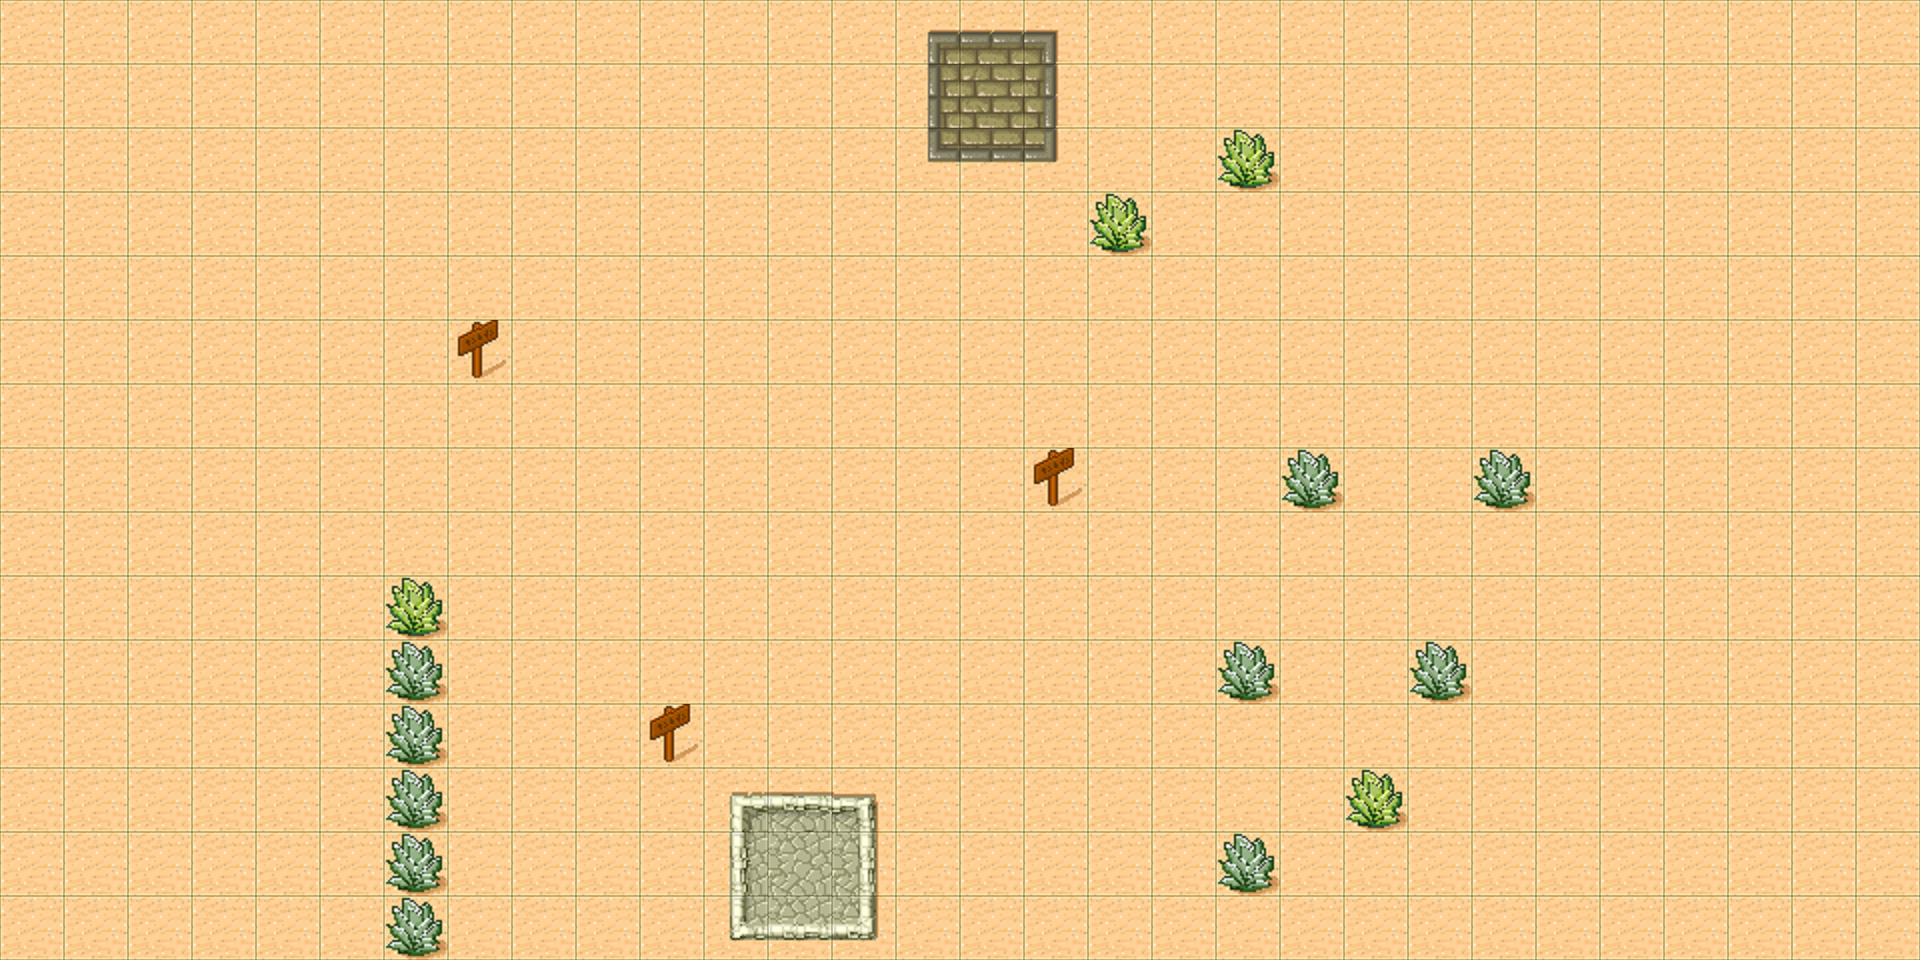

Tiled map render using the project's own tile images. Description and the map definition, with tile-layer contents summarised, below:
An orthogonal 30x15 tile map with 64x64 px tiles, 1 tile layer (ground).

<map version="1.0" orientation="orthogonal" renderorder="right-down" width="30" height="15" tilewidth="64" tileheight="64">
 <tileset firstgid="1" name="tmw_desert_spacing2" tilewidth="64" tileheight="64" spacing="2" margin="2">
  <image source="TileGameResources/tmw_desert_spacing2.png" width="530" height="398" />
  <tile id="0">
   <properties>
    <property name="type" value="ground" />
   </properties>
  </tile>
  <tile id="1">
   <properties>
    <property name="type" value="ground" />
   </properties>
  </tile>
  <tile id="2">
   <properties>
    <property name="type" value="ground" />
   </properties>
  </tile>
  <tile id="8">
   <properties>
    <property name="type" value="ground" />
   </properties>
  </tile>
  <tile id="9">
   <properties>
    <property name="type" value="base1" />
   </properties>
  </tile>
  <tile id="10">
   <properties>
    <property name="type" value="ground" />
   </properties>
  </tile>
  <tile id="16">
   <properties>
    <property name="type" value="ground" />
   </properties>
  </tile>
  <tile id="17">
   <properties>
    <property name="type" value="ground" />
   </properties>
  </tile>
  <tile id="18">
   <properties>
    <property name="type" value="ground" />
   </properties>
  </tile>
  <tile id="24">
   <properties>
    <property name="type" value="ground" />
   </properties>
  </tile>
  <tile id="25">
   <properties>
    <property name="type" value="ground" />
   </properties>
  </tile>
  <tile id="26">
   <properties>
    <property name="type" value="ground" />
   </properties>
  </tile>
  <tile id="29">
   <properties>
    <property name="type" value="ground" />
   </properties>
  </tile>
  <tile id="31">
   <properties>
    <property name="type" value="stone" />
   </properties>
  </tile>
  <tile id="32">
   <properties>
    <property name="type" value="ground" />
   </properties>
  </tile>
  <tile id="33">
   <properties>
    <property name="type" value="base2" />
   </properties>
  </tile>
  <tile id="34">
   <properties>
    <property name="type" value="ground" />
   </properties>
  </tile>
  <tile id="37">
   <properties>
    <property name="type" value="plant" />
   </properties>
  </tile>
  <tile id="39">
   <properties>
    <property name="type" value="plant" />
   </properties>
  </tile>
  <tile id="40">
   <properties>
    <property name="type" value="ground" />
   </properties>
  </tile>
  <tile id="41">
   <properties>
    <property name="type" value="ground" />
   </properties>
  </tile>
  <tile id="42">
   <properties>
    <property name="type" value="ground" />
   </properties>
  </tile>
  <tile id="45">
   <properties>
    <property name="type" value="sign" />
   </properties>
  </tile>
 </tileset>
 <layer name="ground" width="30" height="15">
  <data>[450 cells, 450 non-empty, 22 distinct tile ids]</data>
 </layer>
</map>
